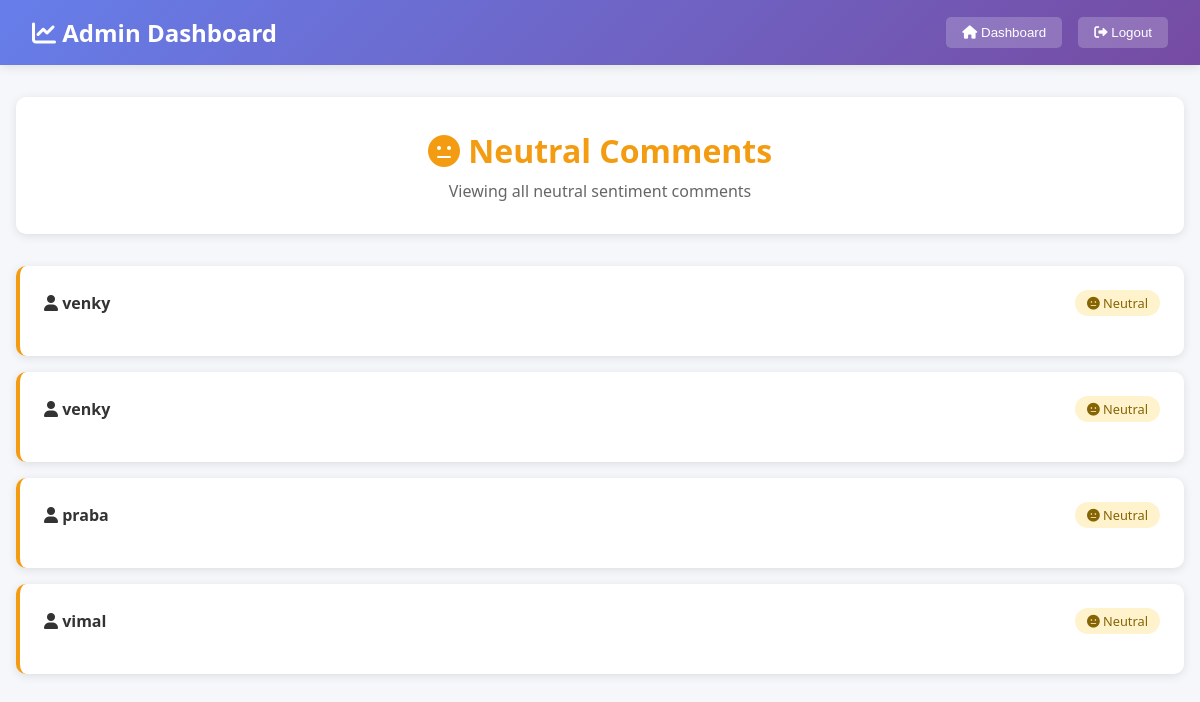
The page /neutral (signed in) on the database its author committed.
### db.py (models this page shows)
class Comment(db.Model):
    id = db.Column(db.Integer, primary_key=True)
    user = db.Column(db.String(80), nullable=False)
    text = db.Column(db.String(500), nullable=False)
    sentiment = db.Column(db.Float)
    sentiment_label = db.Column(db.String(10))
    date = db.Column(Date, default=datetime.utcnow().date())

### route.py (the view)
@app.route('/neutral', methods=['GET'])
@login_required
def get_neutral():
    comments = Comment.query.filter_by(sentiment_label='Neutral').all()
    return render_template('sentiment_view.html', comments=comments, sentiment_type='neutral')

### route.py (called while the page is built)
@login_manager.user_loader
def load_user(user_id):
    return User.query.get(int(user_id))

### templates/sentiment_view.html (shortened to what this page needs)
<!DOCTYPE html>
<html lang="en">
<head>
    <link href="https://cdnjs.cloudflare.com/ajax/libs/font-awesome/6.0.0/css/all.min.css" rel="stylesheet">
</head>
<body>
    <header class="header">
        <div class="logo">
            <i class="fas fa-chart-line"></i> Admin Dashboard
        </div>
        <div class="nav-buttons">
            <button class="nav-btn" onclick="window.location.href='/home'">
                <i class="fas fa-home"></i> Dashboard
            </button>
            <button class="nav-btn" onclick="window.location.href='/logout'">
                <i class="fas fa-sign-out-alt"></i> Logout
            </button>
        </div>
    </header>
    <main class="main-content">
        <div class="page-header">
            <h1 class="page-title">
                {% if sentiment_type == 'neutral' %}<i class="fas fa-meh"></i>{% endif %}
                {{ sentiment_type.title() }} Comments
            </h1>
            <p class="page-subtitle">Viewing all {{ sentiment_type }} sentiment comments</p>
        </div>
        {% if comments %}
            <div class="comments-grid">
                {% for comment in comments %}
                <div class="comment-card">
                    <div class="comment-header">
                        <div class="comment-user">
                            <i class="fas fa-user"></i> {{ comment.user }}
                        </div>
                        <div class="sentiment-badge">
                            {% if sentiment_type == 'neutral' %}<i class="fas fa-meh"></i>{% endif %}
                            {{ comment.sentiment_label }}
                        </div>
                    </div>
                </div>
                {% endfor %}
            </div>
        {% else %}
            <div class="empty-state">
                <i class="fas fa-comments"></i>
                <h3>No {{ sentiment_type }} comments found</h3>
                <p>There are currently no comments with {{ sentiment_type }} sentiment.</p>
            </div>
        {% endif %}
    </main>
</body>
</html>

### rows shown on the page
Comment: user "venky", sentiment_label "Neutral"
Comment: user "venky", sentiment_label "Neutral"
Comment: user "praba", sentiment_label "Neutral"
Comment: user "vimal", sentiment_label "Neutral"

### other values the page prints
{{ sentiment_type.title() }} "Neutral"
{{ sentiment_type }} "neutral"
